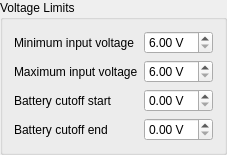
                 <widget class="QGroupBox" name="groupBox_10">
                  <property name="title">
                   <string>Voltage Limits</string>
                  </property>
                  <layout class="QHBoxLayout" name="horizontalLayout_20">
                   <item>
                    <layout class="QGridLayout" name="gridLayout_11">
                     <item row="2" column="0">
                      <widget class="QLabel" name="label_86">
                       <property name="toolTip">
                        <string>&lt;html&gt;&lt;head/&gt;&lt;body&gt;&lt;p&gt;&lt;span style=&quot; font-weight:600;&quot;&gt;Battery cutoff start&lt;/span&gt; = voltage at which the VESC starts to reduce the power.&lt;br/&gt;This value is important when the board accelerates because then it draws power from the battery and by this the batterys voltage drops a bit. So the VESC will protect the battery so that it doesn't get discharged too much.&lt;/p&gt;&lt;p&gt;Braking is still possible with full power.&lt;br/&gt;&lt;br/&gt;For Li-Ion the recommended value is 3,0V and for LiPo it is 3,6V per cell.&lt;br/&gt;e.g. 10S4P Li-Ion&lt;br/&gt;3,0V * 10 cells in series = 30V&lt;/p&gt;&lt;/body&gt;&lt;/html&gt;</string>
                       </property>
                       <property name="text">
                        <string>Battery cutoff start</string>
                       </property>
                      </widget>
                     </item>
                     <item row="1" column="0">
                      <widget class="QLabel" name="label_25">
                       <property name="toolTip">
                        <string>&lt;html&gt;&lt;head/&gt;&lt;body&gt;&lt;p&gt;&lt;span style=&quot; font-weight:600;&quot;&gt;Maximum input voltage&lt;/span&gt; = When the Voltage goes above this value the VESC will shut off. Recommended is 57 V.&lt;/p&gt;&lt;p&gt;Please set this value to 57 V even when your battery has way less volts.&lt;/p&gt;&lt;p&gt;Because when voltage spikes occur the voltage can go higher then your battery. So this value is there to protect the VESC which can handle 60V. So 57V gives a little bit of safety space.&lt;/p&gt;&lt;/body&gt;&lt;/html&gt;</string>
                       </property>
                       <property name="text">
                        <string>Maximum input voltage</string>
                       </property>
                      </widget>
                     </item>
                     <item row="0" column="0">
                      <widget class="QLabel" name="label_24">
                       <property name="toolTip">
                        <string>&lt;html&gt;&lt;head/&gt;&lt;body&gt;&lt;p&gt;&lt;span style=&quot; font-weight:600;&quot;&gt;Minimum input voltage&lt;/span&gt; = When the Voltage goes below that value the VESC will shut off. Recommended is 8V.&lt;/p&gt;&lt;/body&gt;&lt;/html&gt;</string>
                       </property>
                       <property name="text">
                        <string>Minimum input voltage</string>
                       </property>
                      </widget>
                     </item>
                     <item row="0" column="1">
                      <widget class="QDoubleSpinBox" name="mcconfLimMinVinBox">
                       <property name="suffix">
                        <string> V</string>
                       </property>
                       <property name="minimum">
                        <double>6.000000000000000</double>
                       </property>
                       <property name="maximum">
                        <double>60.000000000000000</double>
                       </property>
                      </widget>
                     </item>
                     <item row="1" column="1">
                      <widget class="QDoubleSpinBox" name="mcconfLimMaxVinBox">
                       <property name="suffix">
                        <string> V</string>
                       </property>
                       <property name="minimum">
                        <double>6.000000000000000</double>
                       </property>
                       <property name="maximum">
                        <double>60.000000000000000</double>
                       </property>
                      </widget>
                     </item>
                     <item row="3" column="0">
                      <widget class="QLabel" name="label_87">
                       <property name="toolTip">
                        <string>&lt;html&gt;&lt;head/&gt;&lt;body&gt;&lt;p&gt;&lt;span style=&quot; font-weight:600;&quot;&gt;Battery cutoff end&lt;/span&gt; = voltage at which the VESC starts to cutoff the power output.&lt;br/&gt;This value is important when the board accelerates because then it draws power from the battery and by this the batterys voltage drops a bit. So the VESC will protect the battery so that it doesn't get discharged lower than this value.&lt;br/&gt;&lt;br/&gt;Braking is still possible.&lt;br/&gt;&lt;br/&gt;For Li-Ion the recommended value is 2,8V and for LiPo it is 3,4V per cell.&lt;br/&gt;e.g. 10S4P Li-Ion&lt;br/&gt;2,8V * 10 cells in series = 28V&lt;/p&gt;&lt;/body&gt;&lt;/html&gt;</string>
                       </property>
                       <property name="text">
                        <string>Battery cutoff end</string>
                       </property>
                      </widget>
                     </item>
                     <item row="2" column="1">
                      <widget class="QDoubleSpinBox" name="mcconfLimBatteryCutStartBox">
                       <property name="suffix">
                        <string> V</string>
                       </property>
                      </widget>
                     </item>
                     <item row="3" column="1">
                      <widget class="QDoubleSpinBox" name="mcconfLimBatteryCutEndBox">
                       <property name="suffix">
                        <string> V</string>
                       </property>
                      </widget>
                     </item>
                    </layout>
                   </item>
                  </layout>
                 </widget>
